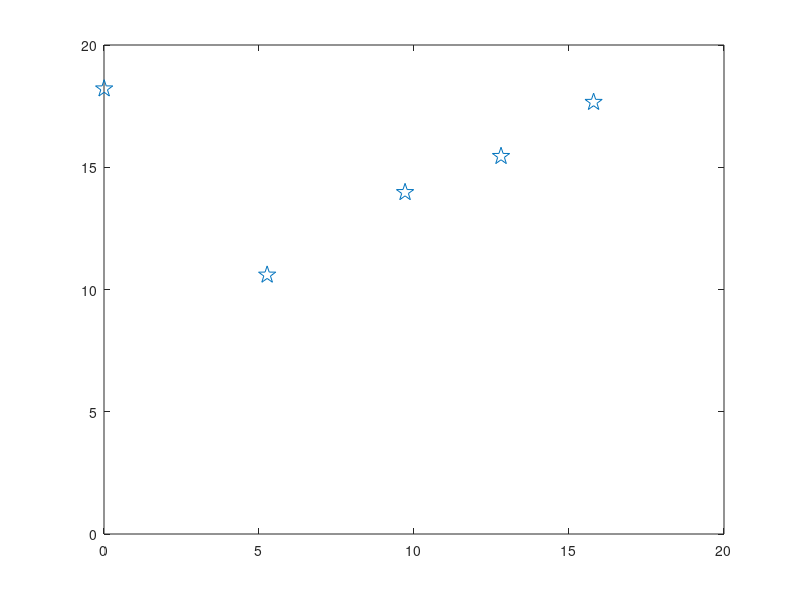

This figure's MATLAB source:
clc
figure(1)

l = 20; #Largo de eje
r = 0.5; #Radio
C = 0;
n = 5;  #Número de particulas
p = 2;  #Número de ejes
T = 60; #Tiempo
V = 15; #Velocidad

 
 x = 10*rand(n,p)-10
  
 #Vector para velocidad 
 Vx = V*rand(n,p)-5;
 Vy = V*rand(n,p)-5; 

 dt = 0.1;
 
 for t=1:T
    for i=1:n
     x(i,1) = x(i,1)+Vx(i)*dt;
     x(i,2) = x(i,2)+Vy(i)*dt;
  
  #Condición bucle
  for q = 1:n
    for w = 1:p
      if  x(q,w) > l  
        x(q,w) -= l; 
      elseif x(q,w) < 0;  
        x(q,w)+= l; 
      endif
    endfor
   endfor 
    
    
   for i=1:n
    for j=(i+1):n
      dx = x(i,1)-x(j,1);
      dy = x(i,2)-x(j,2);
        #Repulsión
        if sqrt((dx*dx)+(dy*dy)) <= 2*r   
          x(i,1) = x(i,1)-Vx(i)*dt;
          x(i,2) = x(i,2)-Vy(i)*dt; 
            for i=1:n;
              x(i,1) = x(i,1)-Vx(i)*dt;
              x(i,2) = x(i,2)-Vy(i)*dt; 
            endfor
        endif 
     endfor


    endfor
    endfor 
    plot(x(:,1),x(:,2),'op','markersize',13);
    xlim([0,l]);
    ylim([0,l]);
    hold on
    pause(dt);
    hold off
 endfor
